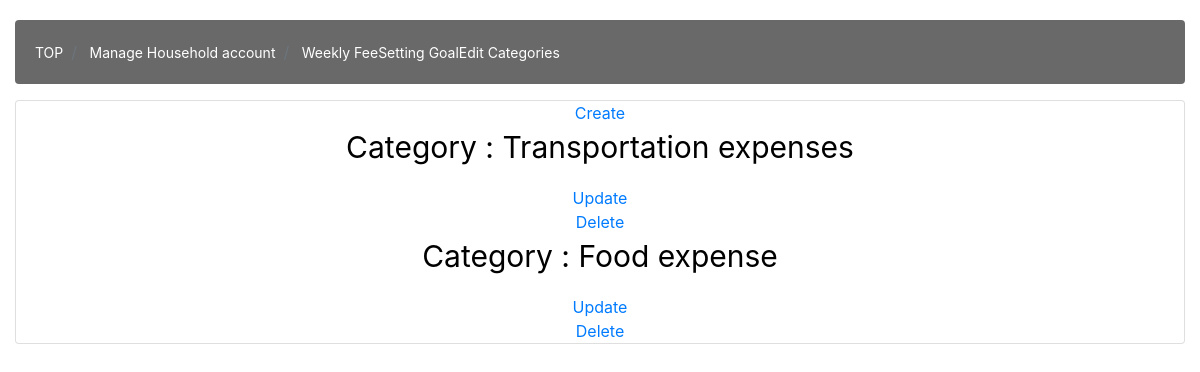
/kakeibo/category_list/, run on an earlier commit of the app's database.
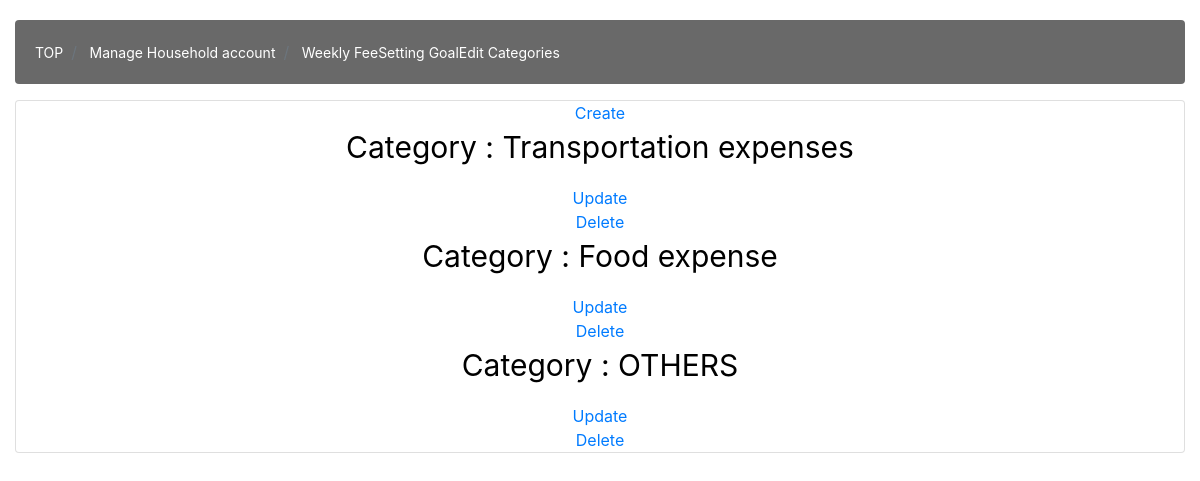
And on a later commit of the database.
### kakeibo/models.py (models this page shows)
class Category(models.Model):
    class Meta:
        db_table = "category"
        verbose_name = "Category"
        verbose_name_plural = "Category"
    category_name = models.CharField(max_length=255, unique=True)
    def __str__(self):
        return self.category_name

### kakeibo/views.py (the view)
# urls.py: path('category_list/', views.CategoryListView.as_view(),
class CategoryListView(ListView):
    model = Category
    template_name = 'kakeibo/category_list.html'
    def queryset(self):
        return Category.objects.all()

### kakeibo/templates/kakeibo/category_list.html (shortened to what this page needs)
<html>
<head>
  <link rel="stylesheet" href="https://maxcdn.bootstrapcdn.com/bootstrap/4.0.0-beta.2/css/bootstrap.min.css">
  <link rel="stylesheet" href="https://cdn.datatables.net/t/bs-3.3.6/jqc-1.12.0,dt-1.10.11/datatables.min.css" />
</head>
<body style="background-color:#ffffff">
  <div class="content-wrapper">
    <div class="container-fluid">
      <ol class="breadcrumb" style="background-color: #696969; margin-top: 20px;  padding: 20px;">
            <li class="breadcrumb-item">
                <a href="{% url 'kakeibo:kakeibo_monster' %}" style="color: white; font-size: 14px;">TOP</a>
            </li>
            <li class="breadcrumb-item">
                <a href="{% url 'kakeibo:kakeibo_list' %}"  style="color: white; font-size: 14px;">Manage Household account</a>
            </li>
            <li class="breadcrumb-item">
                <a href="{% url 'kakeibo:kakeibo_circle' %}"  style="color: white; font-size: 14px;">Weekly Fee</a>
            </li>
            <li>
                <a href="{% url 'kakeibo:setgoal' %}"  style="color: white; font-size: 14px;">Setting Goal</a>
            </li>
            <li>
                <a href="{% url 'kakeibo:category_list' %}"  style="color: white; font-size: 14px;">Edit Categories</a>
            </li>
        </ol>
      <div class="card mb-3" style="text-align: center;">
        <div style="border-color: black; border-width: 3px;">
             <a href="{% url 'kakeibo:create_category' %}" >Create</a>
        </div>
      {% for category in object_list %}
        <p style="font-size: 30px; color: black">Category : {{ category }}</p>
        <div style="border-color: black; border-width: 3px;">
             <a href="{% url 'kakeibo:update_category' category.pk %}">Update</a>
        </div>
        <div style="border-color: black; border-width: 3px;">
             <a href="{% url 'kakeibo:delete_category' category.pk %} ">Delete</a>
        </div>
        {% endfor %}
      </div>
    </div>
  </div>
</body>
</html>

What changed in the data, as far as the page shows it:
added Category: category_name "OTHERS"
